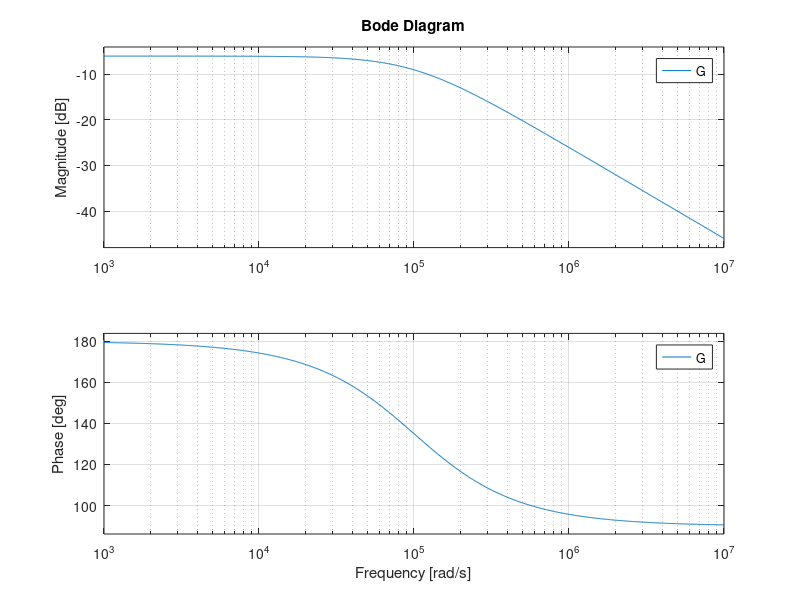

Here is the MATLAB script that generated this plot:
%% Diagramme de bode
clear; clc; close all;

%% variables
R1 = 10; % Ohm
R2 = 20; % Ohm
C = 1e-6; % F

R4 = R1*R2/(R1+R2) % Ohm

s = tf('s');

G = -R1/R2 * 1/(1 + R1 * C * s)


%% plot
figure();
bode(G);
grid on;

% on observe une frequence de coupure fc = 100'000 Hz
% pourquoi phi(0) = 180°??